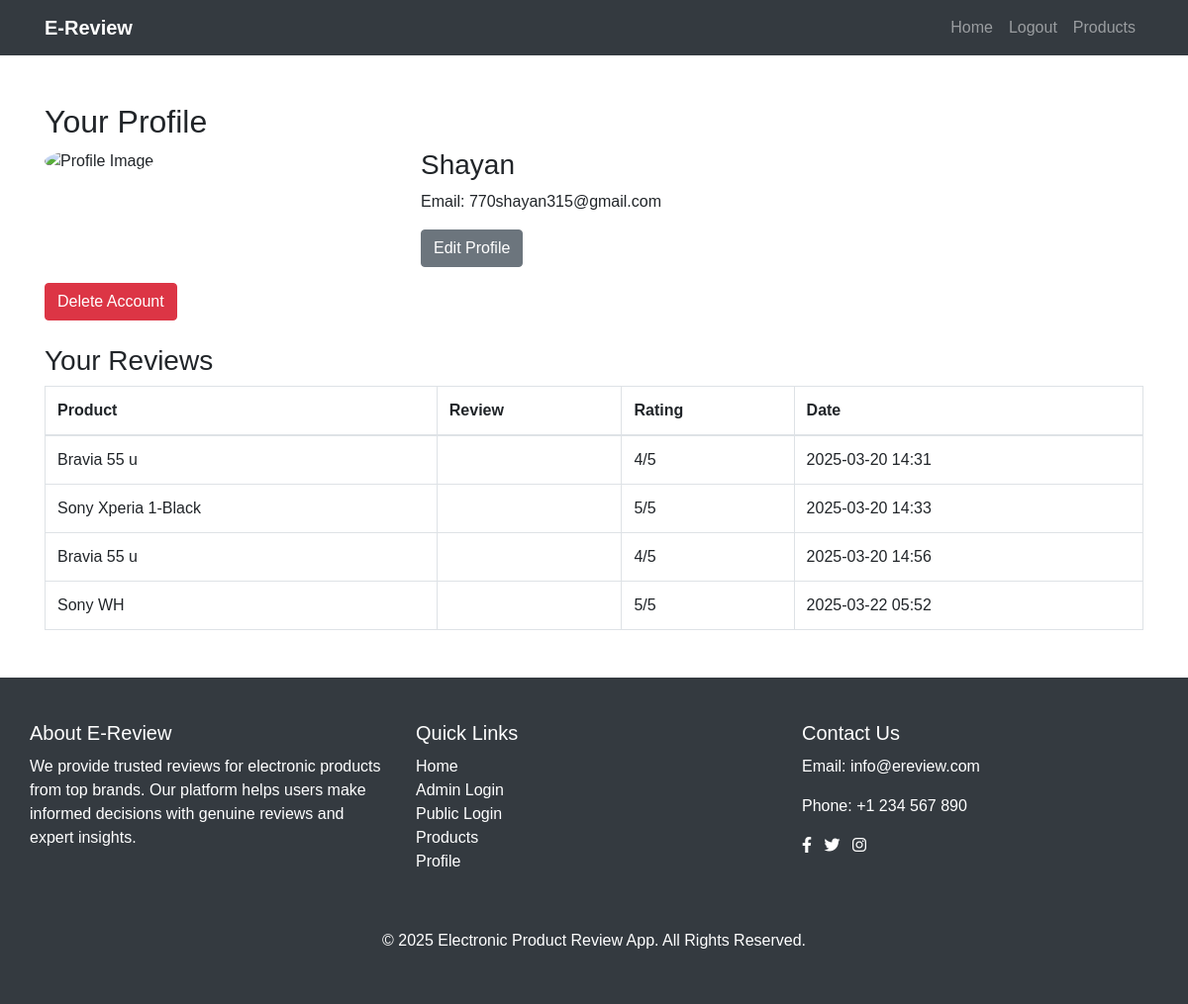
The app's page /products/profile/ (signed in) with its own data.
### products/models.py (models this page shows, shortened)
class Review(models.Model):
    product = models.ForeignKey(Product, on_delete=models.CASCADE, related_name='reviews')
    user = models.ForeignKey(User, on_delete=models.CASCADE, related_name='reviews')
    content = models.TextField()
    rating = models.PositiveIntegerField(default=0)
    created_at = models.DateTimeField(auto_now_add=True)

class Product(models.Model):
    admin = models.ForeignKey(
        User,
        on_delete=models.CASCADE,
        related_name='products',
        null=True,
        blank=True
    )
    category = models.ForeignKey(Category, on_delete=models.CASCADE, related_name='products')
    name = models.CharField(max_length=200)
    description = models.TextField()
    image = models.ImageField(upload_to='product_images/', default='product_images/default.jpg')

### products/views.py (the view)
# urls.py: path("profile/", profile, name="profile"),
@login_required
def profile(request):
    user_reviews = Review.objects.filter(user=request.user)
    context = {
        'user_reviews': user_reviews,
    }
    return render(request, 'products/profile.html', context)

### products/templates/products/profile.html (shortened to what this page needs)
{% extends "base.html" %}
{% block content %}
  <h2>Your Profile</h2>
  <div class="row">
    <div class="col-md-4">
      <img src="{{ user.profile_image_url }}" class="img-fluid rounded-circle" alt="Profile Image">
    </div>
    <div class="col-md-8">
      <h3>{{ user.username }}</h3>
      <p>Email: {{ user.email }}</p>
      <a href="/products/edit_profile/" class="btn btn-secondary">Edit Profile</a>
    </div>
  </div>
  <form method="POST" action="{% url 'delete_account' %}" class="mt-3">
      <button type="submit" class="btn btn-danger">Delete Account</button>
  </form>
  <h3 class="mt-4">Your Reviews</h3>
  <table class="table table-bordered">
      <thead>
          <tr>
              <th>Product</th>
              <th>Review</th>
              <th>Rating</th>
              <th>Date</th>
          </tr>
      </thead>
      <tbody>
          {% for review in user_reviews %}
          <tr>
              <td>{{ review.product.name }}</td>
              <td>{{ review.text }}</td>
              <td>{{ review.rating }}/5</td>
              <td>{{ review.created_at|date:"Y-m-d H:i" }}</td>
          </tr>
          {% empty %}
          <tr>
              <td colspan="4" class="text-center">You haven't written any reviews yet.</td>
          </tr>
          {% endfor %}
      </tbody>
  </table>
{% endblock %}

### static/css/style.css (style rules this page uses)
body { font-family: Arial, sans-serif; margin: 0; padding: 0; }

### records on screen
Review: product.name "Bravia 55 u", rating "4", created_at "2025-03-20 14:31"
Review: product.name "Sony Xperia 1-Black", rating "5", created_at "2025-03-20 14:33"
Review: product.name "Bravia 55 u", rating "4", created_at "2025-03-20 14:56"
Review: product.name "Sony WH", rating "5", created_at "2025-03-22 05:52"

### other values on screen
{{ user.username }} "Shayan"
{{ user.email }} "770shayan315@gmail.com"
